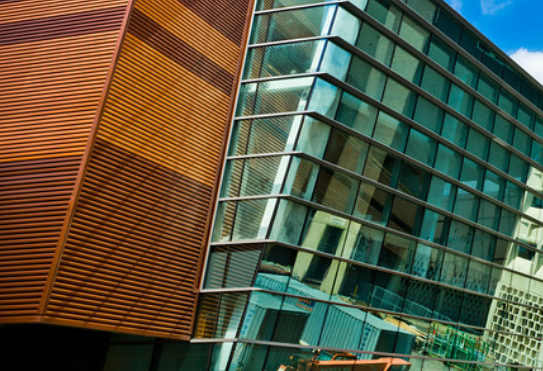
#> input picture images/t2_1.png, 543 x 371 px; its folder holds 4 pictures in this run
$ python t2.py   (Python 2 division)
#> lines starting #> are read from the running program, lines starting #| are printed output that depends on the picture; after the words box and inside, x2 and y2 are one past the last pixel; in counts of white or black regions, pixels touching at a corner belong together; pictures that were not available may be replaced by others from this repository, and a replacement may not be noted
# 1. Only add your code inside the function (including newly improted packages).
#  You can design a new function and call the new function in the given functions.
# 2. For bonus: Give your own picturs. If you have N pictures, name your pictures such as ["t3_1.png", "t3_2.png", ..., "t3_N.png"], and put them inside the folder "images".
# 3. Not following the project guidelines will result in a 10% reduction in grades

import cv2
import numpy as np
import matplotlib.pyplot as plt
import json


def show_image(img, delay=5000):
    cv2.namedWindow('image', cv2.WINDOW_AUTOSIZE)
    cv2.imshow('image', img)
    cv2.waitKey(delay)
    cv2.destroyAllWindows()

# extract image rectangle from padding
def extImg(pimg):
    grImg = cv2.cvtColor(pimg, cv2.COLOR_BGR2GRAY)
    slice = cv2.findNonZero(grImg)
    a, b, c, r = cv2.boundingRect(slice)
    img = pimg[b:b+r, a:a+c]

    return img


# perform matching
def match(kp_des1,kp_des2):

    srcPts = []
    destPts = []
    for k1, d1 in kp_des1.items():
        min_dist = np.inf
        for k2, d2 in kp_des2.items():
            diff = d1 - d2
            sqr = np.square(diff)
            SSD = np.sum(sqr)
            srt = np.sqrt(SSD)

            if srt<min_dist:
                min_dist = srt
                kdst = k2

        # print(min_dist)
        if min_dist < 70:
            srcPts.append(k1)
            destPts.append(kdst)

    spts = np.array(srcPts)
    dpts = np.array(destPts)
    return spts, dpts

def findCentroid(pts):
    sumArr = np.sum(pts,axis=0)
    x_c = sumArr[0]/len(pts)
    y_c = sumArr[1]/len(pts)

    return x_c, y_c

# returns True if overlap else False
def overlap(img1,img2):
    sift = cv2.xfeatures2d.SIFT_create(600)

    kp1, des1 = sift.detectAndCompute(img1,None)
    kp2, des2 = sift.detectAndCompute(img2,None)

    # store kpts and descriptors in a dictionary
    minKpts = min(len(kp1),len(kp2))
    kp_des1 = {}
    kp_des2 = {}
    for i in range(minKpts):
        kp_des1[kp1[i].pt] = des1[i]
        kp_des2[kp2[i].pt] = des2[i]

    # perform matching to get good matching points
    srcPoints, dstPoints  = match(kp_des1,kp_des2)
    # number of good maching points
    noOFmatches = len(srcPoints)
    # print("#of matches: ",noOFmatches)

    return noOFmatches > 15

# join two images
def join(img1, img2):


    # using SIFT feature extraction
    sift = cv2.xfeatures2d.SIFT_create(600)

    kp1, des1 = sift.detectAndCompute(img1,None)
    kp2, des2 = sift.detectAndCompute(img2,None)

    # store kpts and descriptors in a dictionary
    minKpts = min(len(kp1),len(kp2))
    kp_des1 = {}
    kp_des2 = {}
    for i in range(minKpts):
        kp_des1[kp1[i].pt] = des1[i]
        kp_des2[kp2[i].pt] = des2[i]

    # perform matching to get points for homography
    srcPoints, dstPoints  = match(kp_des1,kp_des2)

    # computing Homography
    M, mask = cv2.findHomography(srcPoints, dstPoints, cv2.RANSAC, 5.0)

    # applying padding to img1
    # calculating all lengths of imgs
    h1, w1 = img1.shape[0], img1.shape[1]
    h2, w2 = img2.shape[0], img2.shape[1]
    d1 = int(np.sqrt(h1**2+w1**2))
    d2 = int(np.sqrt(h2**2+w2**2))
    # pad amout img1 equal to biggest length in img1
    img1_pd = np.pad(img1, ((d1, d1), (d1, d1), (0, 0)), mode='constant', constant_values=0)

    # diagonal of padded img1
    h1p, w1p = img1_pd.shape[0], img1_pd.shape[1]
    d1p = int(np.sqrt(h1p**2+w1p**2))

    # warped img size equal to sum of diagonals of padded img1 and img2
    wimg1 = cv2.warpPerspective(img1_pd,M,(d1p+d2,d1p+d2))

    # overlap warped img1 and img2 by translating img2
    # finding coordinates of matching points
    kp3, des3 = sift.detectAndCompute(wimg1,None)

    kp_des3 = {}
    for i in range(len(kp3)):
        kp_des3[kp3[i].pt] = des3[i]

    pts3, pts2 = match(kp_des3,kp_des2)

    # find cetroid of matching points in both the imgs
    x3_c, y3_c = findCentroid(pts3)
    x2_c, y2_c = findCentroid(pts2)

    # translation img2 by amount of cetroid difference to overlap with warped img1
    xtrans, ytrans = np.rint(x3_c - x2_c), np.rint(y3_c - y2_c)

    # put pixels of img2 in warped image1 to get stitched img
    wimg1[int(ytrans):int(ytrans)+img2.shape[0],int(xtrans):int(xtrans)+img2.shape[1]] = img2

    # extract img from padding(black surrounding)
    stitchedImg = extImg(wimg1)

    return stitchedImg


def stitch(imgmark, N=5, savepath=''): #For bonus: change your input(N=*) here as default if the number of your input pictures is not 4.
    "The output image should be saved in the savepath."
    "The intermediate overlap relation should be returned as NxN a one-hot(only contains 0 or 1) array."
    "Do NOT modify the code provided."
    imgpath = [f'./images/{imgmark}_{n}.png' for n in range(1,N+1)]
    imgs = []
    for ipath in imgpath:
        img = cv2.imread(ipath)
        imgs.append(img)
    "Start you code here"

    overlap_arr = np.zeros((N,N))

    # element of overlap array assign value 1 if two images overlap or both images are the same
    for img1idx in range(N):
        for img2idx in range(N):
            if img1idx == img2idx:
                overlap_arr[img1idx][img2idx] = 1
            elif overlap(imgs[img1idx],imgs[img2idx]):
                overlap_arr[img1idx][img2idx] = 1
    print(overlap_arr)
    print("creating panorama....")

    # geting list of images to be stitched
    sumCols = np.sum(overlap_arr,axis=0)

    imgsToStitch = []
    for i in range(N):
        if sumCols[i] > 1:
            imgsToStitch.append(imgs[i])

    # creating panorama by stitching all images from the list,imgsToStitch
    panorama = join(imgsToStitch[0],imgsToStitch[1])
    for imgIdx in range(2,len(imgsToStitch)):
        panorama = join(panorama,imgsToStitch[imgIdx])

    # show_image(panorama,4000)
    cv2.imwrite(savepath, panorama)
    print("No of images stitched: ",len(imgsToStitch))
    print("Bouns part panorama...")

    return overlap_arr


if __name__ == "__main__":
    #task2
    overlap_arr = stitch('t2', N=4, savepath='task2.png')
#> in stitch, img is the input picture: shape (371, 543, 3); mean B, G, R 64.1, 86.7, 86.8
#> in stitch, `overlap_arr = np.zeros((N,N))`: overlap_arr = [[0, 0, 0, 0], [0, 0, 0, 0], [0, 0, 0, 0], [0, 0, 0, 0]]
#> the loop in stitch, `for img1idx in range(N):` made 4 passes
#> after the loop in stitch, `for img1idx in range(N):`: overlap_arr = [[1, 1, 0, 0], [1, 1, 0, 0], [0, 0, 1, 0], [0, 0, 0, 1]]
#| [[1. 1. 0. 0.]
#|  [1. 1. 0. 0.]
#|  [0. 0. 1. 0.]
#|  [0. 0. 0. 1.]]
#> in stitch, `sumCols = np.sum(overlap_arr,axis=0)`: sumCols = [2, 2, 1, 1]
#> in join, `kp1, des1 = sift.detectAndCompute(img1,None)`: kp1 = 600 keypoints; strongest (x, y, size): (318, 69, 2.4), (294, 149, 2.3), (193, 340, 2.8), (256, 15, 2.5)
#> in join, `kp2, des2 = sift.detectAndCompute(img2,None)`: kp2 = 600 keypoints; strongest (x, y, size): (392, 406, 5), (416, 404, 5), (369, 408, 5.1), (381, 407, 4.9)
#> in join, `minKpts = min(len(kp1),len(kp2))`: minKpts = 600
#> after the loop in join, `for i in range(minKpts):`: kp_des1 = 463 items; kp_des2 = 459 items
#> in join, `srcPoints, dstPoints  = match(kp_des1,kp_des2)`: srcPoints = 27 pairs, first value 399.9 to 532.8, second value 192.3 to 333.1; dstPoints = 27 pairs, first value 22.57 to 152.9, second value 262 to 404.4
#> in join, `M, mask = cv2.findHomography(srcPoints, dstPoints, cv2.RANSAC, 5.0)`: M = [[0.995, 0.059, -394.1], [-0.0599, 0.988, 103], [4.55e-06, -1.88e-05, 1]]; mask = 27 values from 1 to 1
#> in join, `img1_pd = np.pad(img1, ((d1, d1), (d1, d1), (0, 0)), mode='constant', ..`:
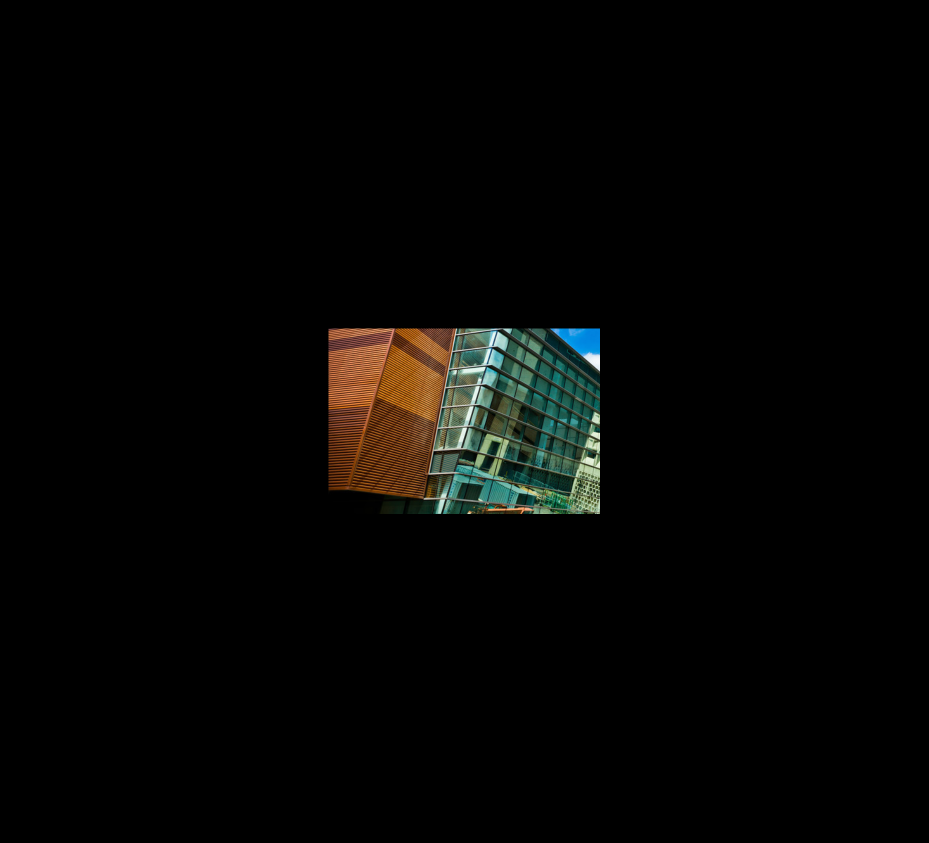
#> img1_pd: shape (1685, 1857, 3) (shown at 1/2 size); mean B, G, R 4.1, 5.6, 5.6
#> in join, `wimg1 = cv2.warpPerspective(img1_pd,M,(d1p+d2,d1p+d2))`:
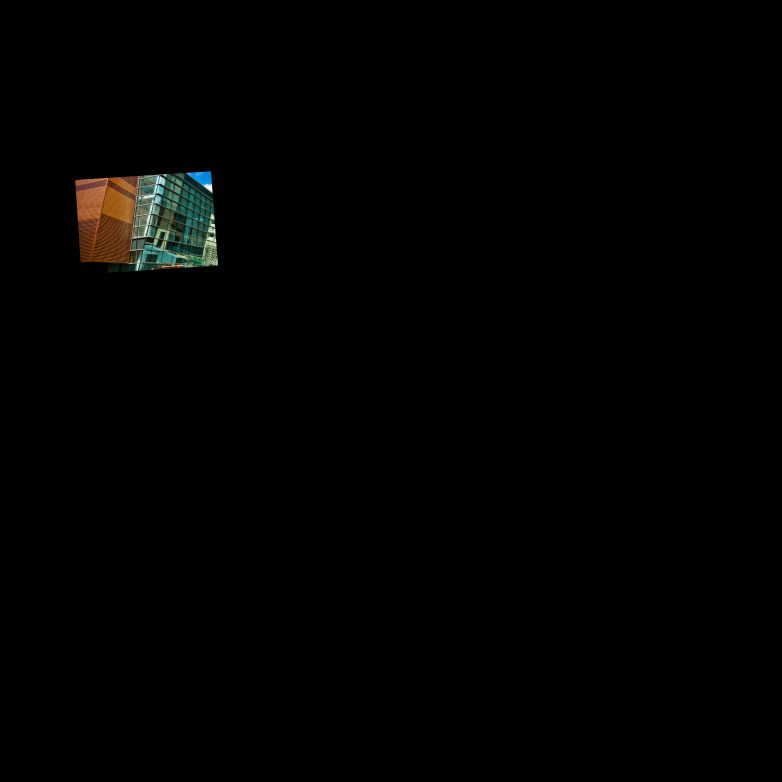
#> wimg1: shape (3126, 3126, 3) (shown at 1/4 size); mean B, G, R 1.4, 1.8, 1.8
#> in join, `kp3, des3 = sift.detectAndCompute(wimg1,None)`: kp3 = 600 keypoints; strongest (x, y, size): (837, 749, 18.6), (850, 869, 11.8), (854, 901, 8.3), (609, 1077, 4.1)
#> after the loop in join, `for i in range(len(kp3)):`: kp_des3 = 470 items
#> in match (call 14), `spts = np.array(srcPts)`: spts = 21 rows, first 8: [852.8, 1021.1], [848.4, 1004.4], [847.6, 911.5], [844.1, 913.3], [840.9, 1002], [839.9, 990], [839.4, 1022.7], [838, 1017.6]
#> in match (call 14), `dpts = np.array(destPts)`: dpts = 21 rows, first 8: [149.9, 399], [145.8, 382.7], [146.3, 291.8], [142.7, 293.5], [138.4, 380.4], [137.6, 368.7], [136.8, 400.6], [135.3, 395.7]
#> in join, `pts3, pts2 = match(kp_des3,kp_des2)`: pts3 has the same summary as spts in match; pts2 has the same summary as dpts in match
#> in findCentroid, `sumArr = np.sum(pts,axis=0)`: sumArr = [17313.3, 20898.2]
#> in findCentroid, `x_c = sumArr[0]/len(pts)`: x_c = 824.4
#> in findCentroid, `y_c = sumArr[1]/len(pts)`: y_c = 995.2
#> in join, `x3_c, y3_c = findCentroid(pts3)`: x3_c = 824.4; y3_c = 995.2
#> in join, `x2_c, y2_c = findCentroid(pts2)`: x2_c = 122.1; y2_c = 373.6
#> in join, `xtrans, ytrans = np.rint(x3_c - x2_c), np.rint(y3_c - y2_c)`: xtrans = 702; ytrans = 622
#> in extImg, `grImg = cv2.cvtColor(pimg, cv2.COLOR_BGR2GRAY)`:
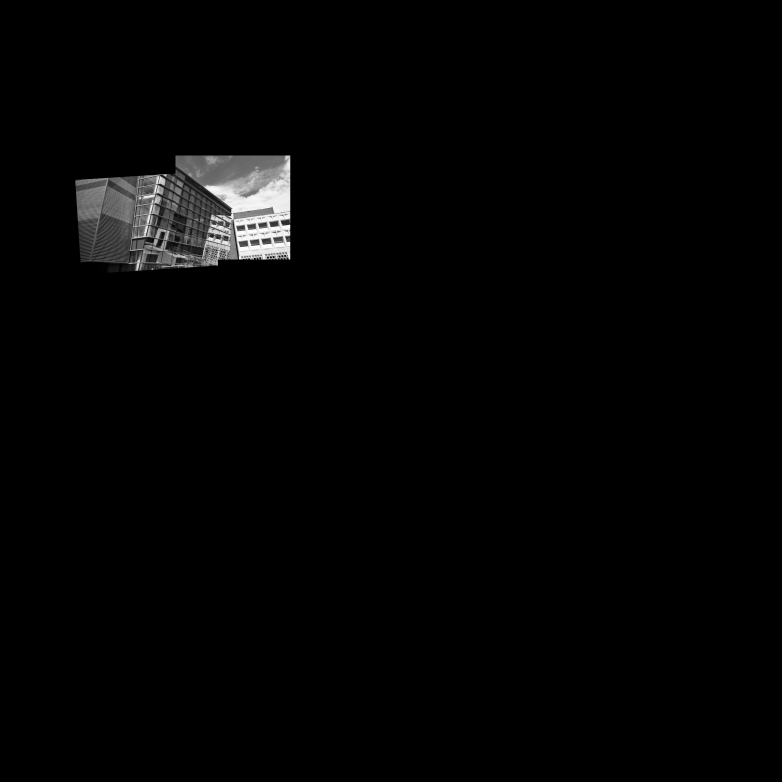
#> grImg: shape (3126, 3126) (shown at 1/4 size); min 0, max 254, mean 4.1
#> in extImg, `slice = cv2.findNonZero(grImg)`: slice = contour of 340881 points, box (x1, y1, x2, y2) (300, 622, 1161, 1094), area 95566
#> in extImg, `a, b, c, r = cv2.boundingRect(slice)`: a = 300; b = 622; c = 861; r = 472
#> in extImg, `img = pimg[b:b+r, a:a+c]`:
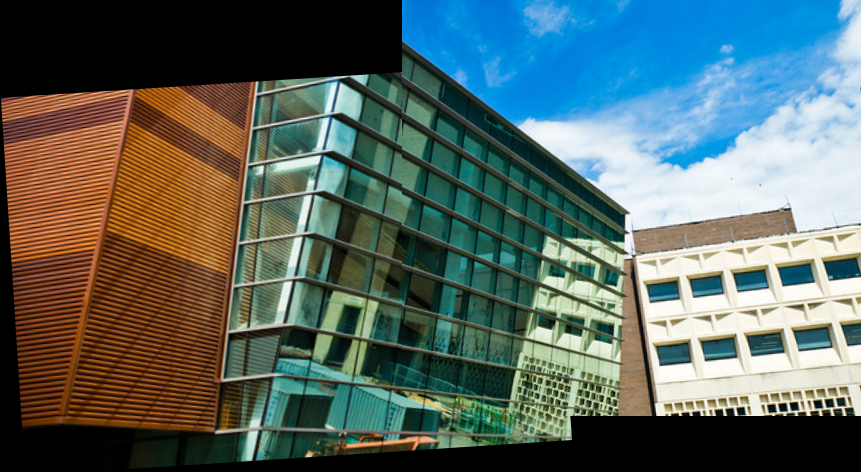
#> img: shape (472, 861, 3); mean B, G, R 98.7, 103.2, 87.8
    with open('t2_overlap.txt', 'w') as outfile:
        json.dump(overlap_arr.tolist(), outfile)
    #bonus
    overlap_arr2 = stitch('t3', savepath='task3.png')
#> call 2 of stitch, with imgmark = 't3', N = 5, savepath = 'task3.png'
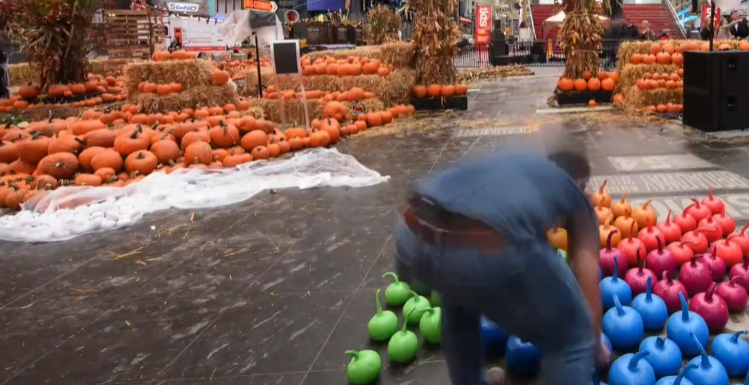
#> input picture images/t1_2.png, 749 x 385 px, given in place of t3_1.png, which was not available
#> in stitch, img is the input picture: shape (385, 749, 3); mean B, G, R 85, 91.1, 117.7
#> in stitch (call 2), `overlap_arr = np.zeros((N,N))`: overlap_arr = [[0, 0, 0, 0, 0], [0, 0, 0, 0, 0], [0, 0, 0, 0, 0], [0, 0, 0, 0, 0], [0, 0, 0, 0, 0]]
#> after the loop in stitch, `for img1idx in range(N):`: overlap_arr = [[1, 0, 0, 0, 0], [0, 0, 0, 0, 0], [0, 0, 0, 0, 0], [0, 0, 0, 0, 0], [0, 0, 0, 0, 0]]
#> (the run stopped early here; a loop or call above may not have finished)
